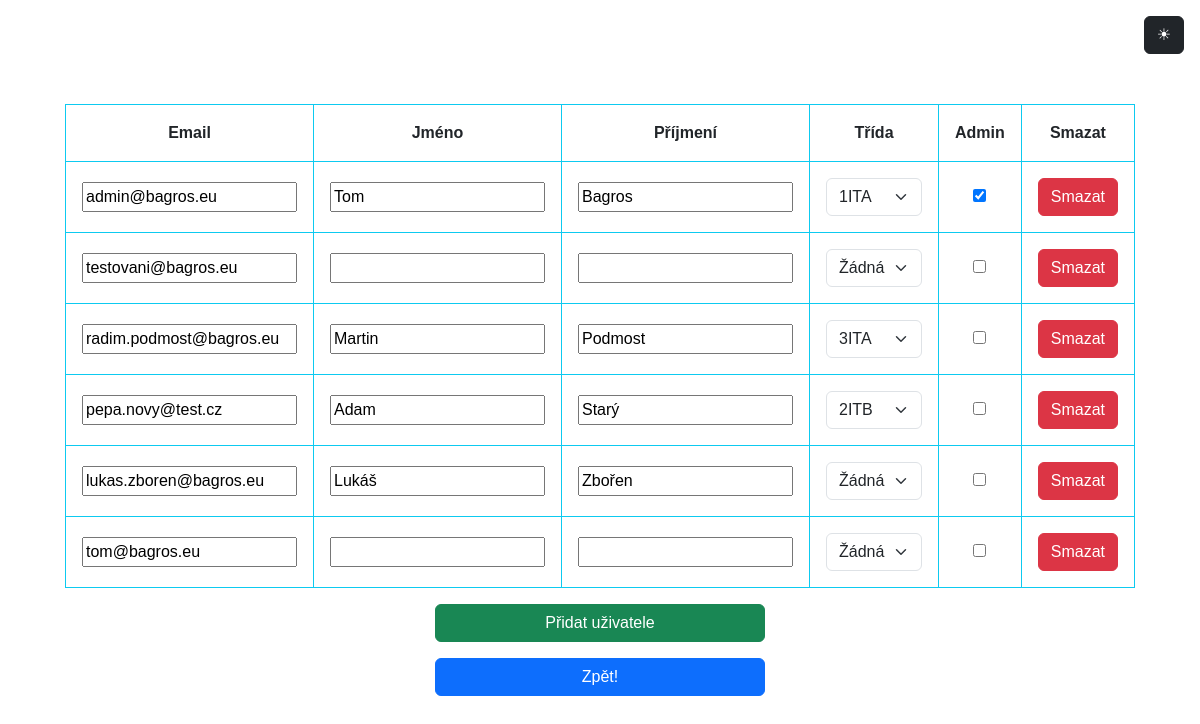
The page /admin/uzivatele.php (signed in) on the database its author committed.
### tables this page shows
CREATE TABLE `users` (
  `id` int(11) NOT NULL,
  `email` varchar(32) NOT NULL,
  `pass` varchar(64) NOT NULL,
  `is_admin` tinyint(1) NOT NULL DEFAULT 0,
  `name` varchar(32) DEFAULT NULL,
  `surname` varchar(32) DEFAULT NULL,
  `class_id` int(11) DEFAULT 1
);

### admin/uzivatele.php (the view, shortened to what this page needs)
<!DOCTYPE html>
<html lang="en" data-bs-theme="dark">
<head>
    <link rel="stylesheet" href="../css/bootstrap.min.css">
    <link rel="stylesheet" href="../css/style.css">
</head>
<body>
    <div class="rozvrh text-center w-100">
        <table class="mx-auto">
            <tr>
                <th>Email</th>
                <th>Jméno</th>
                <th>Příjmení</th>
                <th>Třída</th>
                <th>Admin</th>
                <th>Smazat</th>
            </tr>
            <?php
                require '../mysql.php';
                $sql = 'SELECT * FROM classes;';
                $classes_res = mysqli_query($connect, $sql);
                if($classes_res) {
                    $classes = $classes_res->fetch_all(MYSQLI_ASSOC);
                }
                $sql = 'SELECT * FROM users ORDER BY `users`.`is_admin` DESC';
                $result = mysqli_query($connect, $sql);
                if($result && $classes_res) {
                    foreach($result as $row) {
                        echo '<tr>';
                        echo '<td><form action="manager.php" method="POST"><input type="email" name="newEmail" value="' . $row['email'] . '"><input type="hidden" name="userId" value="' . $row['id'] . '"></form></td>';
                        echo '<td><form action="manager.php" method="POST"><input type="text" name="newName" value="' . $row['name'] . '"><input type="hidden" name="userId" value="' . $row['id'] . '"></form></td>';
                        echo '<td><form action="manager.php" method="POST"><input type="text" name="newSurname" value="' . $row['surname'] . '"><input type="hidden" name="userId" value="' . $row['id'] . '"></form></td>';
                        echo '<td><form action="manager.php" method="POST" id="changeClass' . $row['id'] . '">';
                        echo '<select name="class_id" class="form-select" onchange="changeClass('. $row['id'] . ')">';
                        foreach($classes as $class) {
                            $selected = $class['class_id'] == $row['class_id'] ? "selected" : "";
                            echo '<option value="' . $class['class_id'] . '" ' . $selected . '>' . $class['classname'] . '</option>';
                        }
                        echo '</select><input type="hidden" name="changeClassOfUser" value="' . $row['id'] . '"></form></td>';
                        $isAdmin = $row['is_admin'] == 1 ? "checked" : "";
                        echo '<td><form action="manager.php" method="POST" id="admin' . $row['id'] . '"><input type="checkbox" onchange="changeAdmin(' . $row['id'] . ')"'. $isAdmin . '><input type="hidden" name="adminChange" value="' . $row['id'] . '"><input type="hidden" name="adminState" value="' . $row['is_admin'] . '"><input type="hidden" name="email" value="' . $row['email'] . '"></form></td>';
                        echo '<td><form action="manager.php" method="POST"><button type="submit" class="btn btn-danger" name="deleteUser" value="' . $row['id'] . '">Smazat</button></form></td>';
                        echo '</tr>';
                    }
                }
            ?>
        </table>
        <a href="pridatuzivatele.php" class="btn btn-success w-100 mt-3">Přidat uživatele</a><br>
        <a href="admin.php" class="btn btn-primary w-100 mt-3">Zpět!</a>
    </div>
</body>
</html>

### css/style.css (style rules this page uses)
html, body { margin: 0; padding: 0; font-family: sans-serif; height: 100%; }
.rozvrh { padding: 15px; position: absolute; top: 50%; left: 50%; transform: translate(-50%, -50%); margin: auto; }
.rozvrh a, button { max-width: 330px; }

### rows shown on the page
users: newEmail "admin@bagros.eu", newName "Tom", newSurname "Bagros", $row['id'] 7 (drawn)
users: newEmail "testovani@bagros.eu", $row['id'] 1 (drawn)
users: newEmail "radim.podmost@bagros.eu", newName "Martin", newSurname "Podmost", $row['id'] 8 (drawn)
users: newEmail "pepa.novy@test.cz", newName "Adam", newSurname "Starý", $row['id'] 9 (drawn)
users: newEmail "lukas.zboren@bagros.eu", newName "Lukáš", newSurname "Zbořen", $row['id'] 10 (drawn)
users: newEmail "tom@bagros.eu", $row['id'] 18 (drawn)

### other values the page prints
form field class_id "1ITA"
form field class_id "Žádná"
form field class_id "3ITA"
form field class_id "2ITB"
